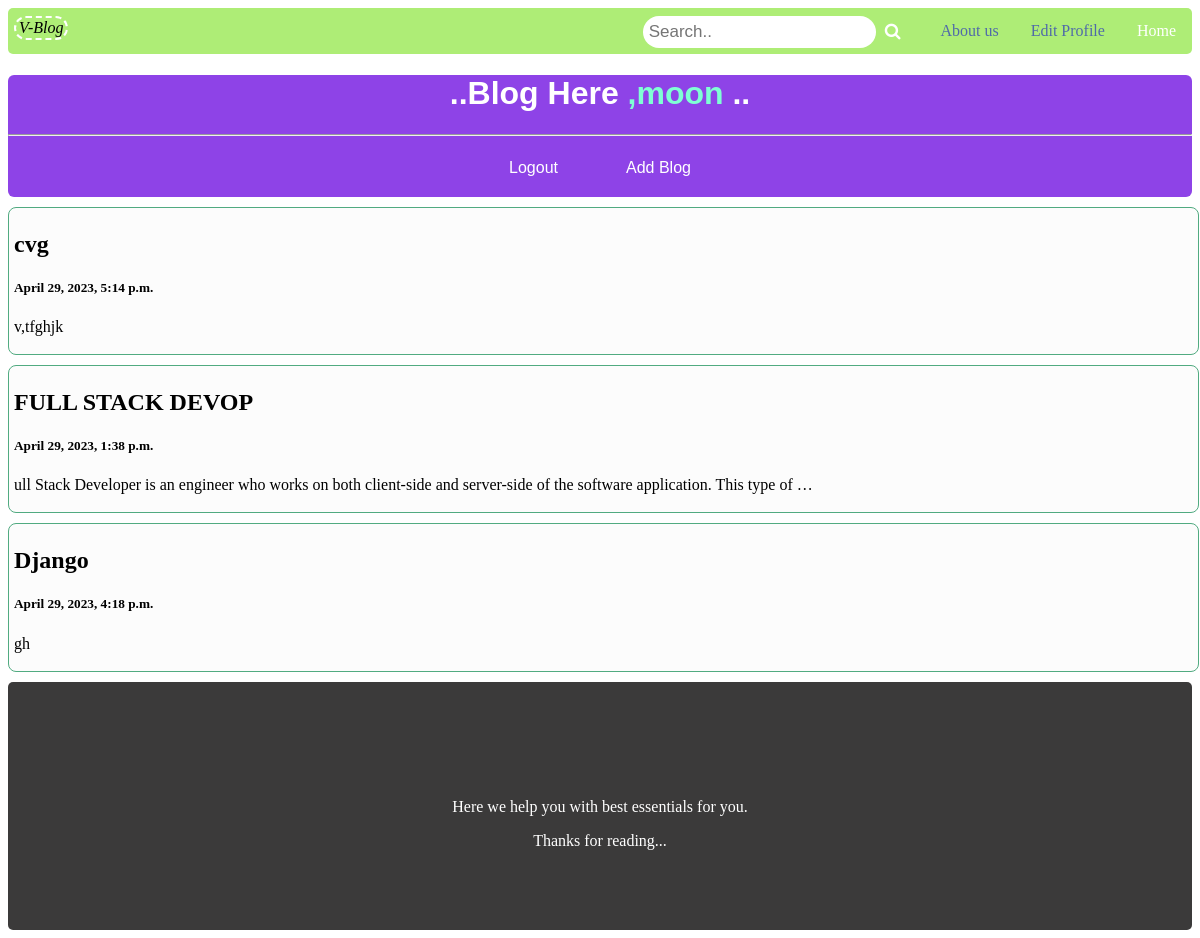
The app's page / (signed in) with its own data.
### blogpost/models.py (models this page shows, shortened)
class posts(models.Model):
    title = models.CharField(max_length=100)
    body = RichTextField(blank=True,null=True,max_length=100000)
    author = models.ForeignKey(User,default=1, on_delete=models.CASCADE)
    created = models.DateTimeField(default=datetime.now, blank=True)
    likes = models.ManyToManyField(User, related_name='blog_posts')

### blogpost/views.py (the view)
# urls.py: path('',views.index,name='index'),
def index(request):
    post = posts.objects.all()
    username = request.user.username
    return render(request, 'index.html',{'post':post,'username':username})

### templates/index.html (shortened to what this page needs)
<!DOCTYPE html>
<html lang="en">
<head>
    <link rel="stylesheet" href="https://cdnjs.cloudflare.com/ajax/libs/font-awesome/4.7.0/css/font-awesome.min.css">
</head>
<body>
    <nav class="topnav">
        <ul>
            <li><a href="#" class="active">Home</a></li>
            {% if user.is_authenticated %}
            <li><a href="update_profile/{{user.username}}/{{user.pk}}">Edit Profile</a></li>
            {% endif %}
            <li><a href="#about">About us</a></li>
            <li class="search-container"><form method="GET" action="search">
                <input type="text" placeholder="Search.." name="search">
                <button type="submit"><i class="fa fa-search"></i></button>
              </form></li>
              <li class="navbar-brand">V-Blog</li>
          </ul>
    </nav>
    <div class="heading">
        <h1>..Blog Here
            <span style="color:aquamarine">
            {% if user.is_authenticated %}
            ,{{username}}
            {% endif %}
            </span>..</h1>
        <hr>
        {% if user.is_authenticated %}
        <a href="logout"><button>Logout</button></a>
        <a href="ad"><button>Add Blog</button></a>
        {% else %}
        <a href="register"><button>Register</button></a>
        <a href="login"><button>Login</button></a>
        {% endif %}
    </div>
    {% for p in post %}
    <div class="box">
       <a style="text-decoration: none; color: black;" href="/post/{{p.id}}">
        <h2>{{p.title}}</h2>
        <h5>{{p.created}}</h5>
        <p>{{p.body|truncatewords:20}}</p>
       </a>
    </div>
    {% endfor %}
    <footer id="foot">
        <p id="about">Here we help you with best essentials for you.</p>
        Thanks for reading...
    </footer>
</body>
</html>

### templates/index.html (style rules this page uses)
body { background: white; }
.heading { text-align: center; padding-bottom: 5px; background-color: #8e43e7; border-radius: 6px; }
.heading h1 { color: white; font-family: 'Franklin Gothic Medium', 'Arial Narrow', Arial, sans-serif; animation-name: ex; animation-duration: 4s; }
.box { border: 1px solid rgb(81, 171, 129); border-radius: 8px; width: 100%; padding-left: 5px; padding-top: 3px; padding-right: 0; padding-bottom: 2px; background: rgb(252, 252, 252); margin: 10px 0 10px 0; transition: all; }
ul { list-style-type: none; margin: 0; padding: 0; overflow: hidden; background-color: #aeed76; border-radius: 5px; }
li { float: right; }
ul .navbar-brand { float: left; color: black; padding: 1px 3px; margin: 8px 6px; font-style: italic; font-family: cursive; border: 2px dashed white; border-radius: 16px; }
li a { display: block; color: rgb(79, 106, 169); text-align: center; padding: 14px 16px; text-decoration: none; }
li input { float: center; padding: 6px; border: none; margin-top: 8px; margin-right: 1px; font-size: 17px; border-radius: 16px; }
.topnav .search-container button { float: right; padding: 6px 8px; margin-top: 8px; margin-right: 16px; background: transparent; font-size: 17px; border: none; cursor: pointer; }
.active { color: white; }
button { background-color: transparent; border: none; padding: 15px 32px; text-align: center; font-size: 16px; color: white; }
footer { background-color: #3b3a3a; color: white; text-align: center; padding: 100px 0px 80px 0px; border-radius: 5px; }

### records on screen
posts: title "cvg", created "April 29, 2023, 5:14 p.m.", body "v,tfghjk"
posts: title "FULL STACK DEVOP", created "April 29, 2023, 1:38 p.m.", body "ull Stack Developer is an engineer who works on both client-side and server-side of the software application. This type of …"
posts: title "Django", created "April 29, 2023, 4:18 p.m.", body "gh"

### other values on screen
{{ username }} "moon"
